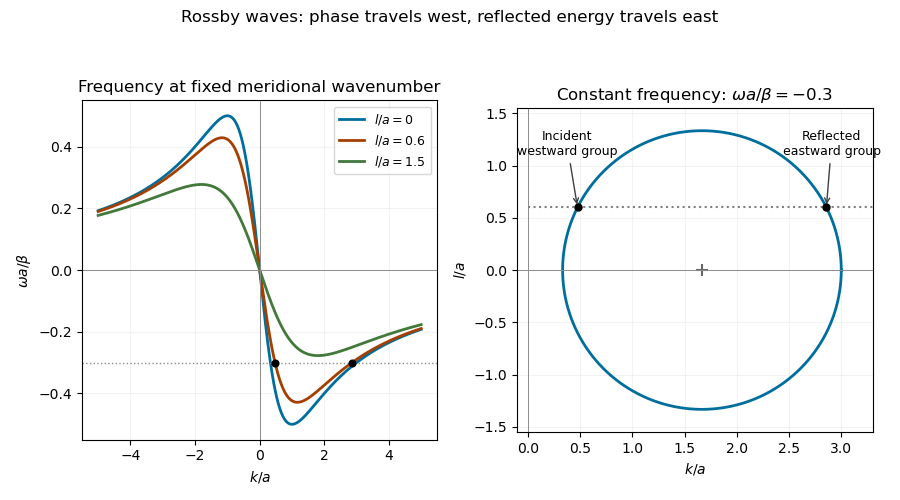

Generate this figure with Python:
"""Generate an original Rossby dispersion/reflection sketch in the caller's cwd.
Tested with Python 3.14, NumPy 2.3.5 and matplotlib 3.10.7.
MPLCONFIGDIR is supplied by the caller and is never overridden here.
"""
import matplotlib
matplotlib.use('Agg')
import matplotlib.pyplot as plt
import numpy as np


def main():
    fig, (ax, circle) = plt.subplots(1, 2, figsize=(9, 5), dpi=100, facecolor='white')
    k = np.linspace(-5, 5, 1601)
    for ell, color in [(0, '#006e9c'), (0.6, '#a53f00'), (1.5, '#42783a')]:
        ax.plot(k, -k/(k*k+ell*ell+1), color=color, linewidth=2, label=f'$l/a={ell:g}$')
    w, ell = -0.3, 0.6
    centre = -1/(2*w)
    radius = np.sqrt(1/(4*w*w)-1)
    offset = np.sqrt(radius*radius-ell*ell)
    ki, kr = centre-offset, centre+offset
    ax.axhline(0, color='0.55', linewidth=0.7)
    ax.axvline(0, color='0.55', linewidth=0.7)
    ax.axhline(w, color='0.55', linestyle=':', linewidth=1)
    ax.scatter([ki, kr], [w, w], color='black', s=23, zorder=4)
    ax.set(xlabel='$k/a$', ylabel=r'$\omega a/\beta$', title='Frequency at fixed meridional wavenumber')
    ax.legend(loc='upper right', fontsize=9)
    ax.grid(alpha=0.15)
    angle = np.linspace(0, 2*np.pi, 801)
    circle.plot(centre+radius*np.cos(angle), radius*np.sin(angle), color='#006e9c', linewidth=2)
    circle.axhline(0, color='0.55', linewidth=0.7)
    circle.axvline(0, color='0.55', linewidth=0.7)
    circle.plot([0, centre+radius+0.3], [ell, ell], ':', color='0.5')
    circle.scatter([ki, kr], [ell, ell], color='black', s=25, zorder=4)
    circle.scatter([centre], [0], marker='+', color='0.4', s=65)
    circle.annotate('Incident\nwestward group', (ki, ell), xytext=(ki-0.1, ell+0.5), ha='center', fontsize=9,
                    arrowprops={'arrowstyle': '->', 'color': '0.25'})
    circle.annotate('Reflected\neastward group', (kr, ell), xytext=(kr+0.05, ell+0.5), ha='center', fontsize=9,
                    arrowprops={'arrowstyle': '->', 'color': '0.25'})
    circle.set(xlabel='$k/a$', ylabel='$l/a$', title=r'Constant frequency: $\omega a/\beta=-0.3$')
    circle.set_xlim(-0.1, centre+radius+0.3)
    circle.set_ylim(-1.55, 1.55)
    circle.set_aspect('equal', adjustable='box')
    circle.grid(alpha=0.15)
    fig.suptitle('Rossby waves: phase travels west, reflected energy travels east', fontsize=12)
    fig.tight_layout(rect=(0, 0, 1, 0.93))
    fig.savefig('paper-79-rossby-dispersion.png', dpi=100, facecolor='white', transparent=False)
    plt.close(fig)


if __name__ == '__main__':
    main()
